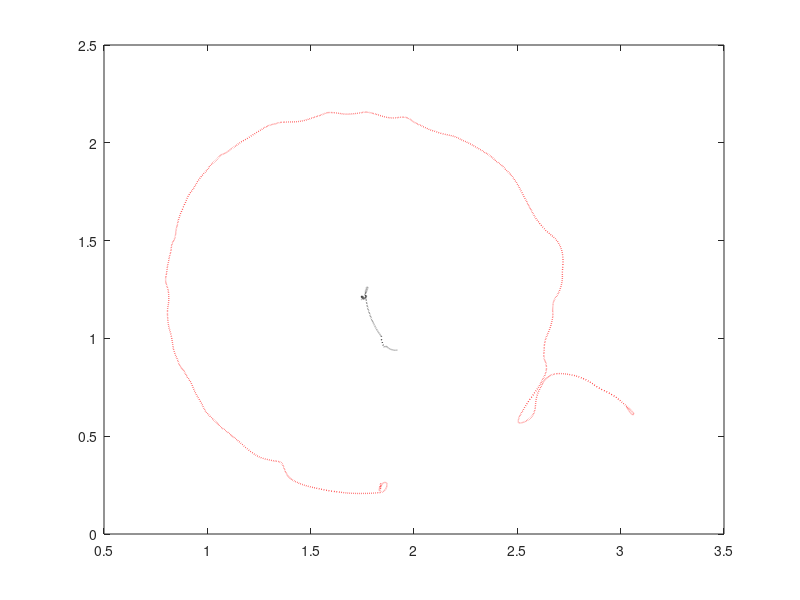

This chart was generated by the following MATLAB code: (Note: this script raises an error after producing the figure.)
%====================================================================%
%          SPOT Plotting Functions Example #2
% 
% This script shows a basic example on using the provided plotting
% functions to plot experiment data using the arm. This data is from
% the combined experiment (see, e.g., 2025 AAS/AIAA Space Flight 
% Mechanics Meeting).
% 
% Author: Courtney Savytska
% Date: September 2024
%====================================================================%

clear all
clc

%===================%
%   LOADING A FILE
%===================%
load('Example Saved Data/SuccessfulExperimentResults_Jan14_2024.mat')

%===================%
%   LOADING DATA
%===================%
start = 600;
fin = length(dataClass_rt.Time_s);

t = dataClass_rt.Time_s(start:fin);

% PhaseSpace data of BLACK
PSx = dataClass_rt.BLACK_Px_m(start:fin);
PSy = dataClass_rt.BLACK_Py_m(start:fin);
PSyaw = dataClass_rt.BLACK_Rz_rad(start:fin);

% PhaseSpace data of RED
rPSx = dataClass_rt.RED_Px_m(start:fin);
rPSy = dataClass_rt.RED_Py_m(start:fin);
rPSyaw = dataClass_rt.RED_Rz_rad(start:fin);

% ARM data
ARMq1 = dataClass_rt.ARM_Shoulder_Rz_rad(start:fin);
ARMq2 = dataClass_rt.ARM_Elbow_Rz_rad(start:fin);
ARMq3 = dataClass_rt.ARM_Wrist_Rz_rad(start:fin);

%===================%
%        PLOT
%===================%
fig = figure();

% User can specify indices to show snapshots of the platforms. Typically, 
% these would be the initial and final conditions, but can also include 
% intermediate snapshots as is shown here to display the deployment of the
% manipulator.
indices = [1,1800,3200,3700,4200];
alphas = [0.2, 0.5, 0.7, 1,1]; % transparency for each snapshot; must be same length as 'indices'

% Plotting trajectory
plot(PSx,PSy,'k:','LineWidth',1)
hold on
plot(rPSx,rPSy,'r:','LineWidth',1)

% Plotting spacecraft shapes
for ij = 1:length(indices)
    ind = indices(ij);
    alp = alphas(ij);
    
    spacecraft = DrawSpacecraft([rPSx(ind),rPSy(ind),rPSyaw(ind),5]);
    patch(spacecraft(:,1), spacecraft(:,2), 'w', 'facealpha', alp/2, 'edgecolor', 'r', 'edgealpha',alp)
    
    [shoulder,elbow,wrist] = DrawARM([rPSx(ind),rPSy(ind),rPSyaw(ind),ARMq1(ind),ARMq2(ind),ARMq3(ind)]);
    patch(shoulder(:,1), shoulder(:,2), 'w', 'facealpha', alp, 'edgecolor', 'r', 'edgealpha',alp)
    patch(elbow(:,1), elbow(:,2), 'w', 'facealpha', alp, 'edgecolor', 'r', 'edgealpha',alp)
    patch(wrist(:,1), wrist(:,2), 'w', 'facealpha', alp, 'edgecolor', 'r', 'edgealpha',alp)

    spacecraft = DrawSpacecraft([PSx(ind),PSy(ind),PSyaw(ind),2]);
    patch(spacecraft(:,1), spacecraft(:,2), 'w', 'facealpha', alp/2, 'edgecolor', 'k', 'edgealpha',alp)

end

% Create textbox
annotation(fig,'textbox',...
    [0.705166666666666 0.180952380952381 0.195428571428571 0.0825396825396831],...
    'String',{'Phase 0:','Initial Position'},...
    'HorizontalAlignment','center',...
    'FontName','Times New Roman',...
    'FitBoxToText','off',...
    'EdgeColor','none', ...
    'FontSize',9);

% Create textbox
annotation(fig,'textbox',...
    [0.10397619047619 0.542857142857147 0.195428571428571 0.0825396825396832],...
    'String',{'Phase 2:','Optimal','Manipulator','Deployment'},...
    'HorizontalAlignment','center',...
    'FontName','Times New Roman',...
    'FitBoxToText','off',...
    'EdgeColor','none', ...
    'FontSize',9);

% Create textbox
annotation(fig,'textbox',...
    [0.17088095238095 0.180952380952381 0.32757142857143 0.0825396825396838],...
    'String',{'Phase 3:','Capture and Retraction'},...
    'HorizontalAlignment','center',...
    'FontName','Times New Roman',...
    'FitBoxToText','off',...
    'EdgeColor','none', ...
    'FontSize',9);

% Create textbox
annotation(fig,'textbox',...
    [0.677785714285713 0.776190476190479 0.244238095238096 0.0825396825396831],...
    'String',{'Phase 1:','Deep Learning','Pose Determination','and Pose Tracking'},...
    'HorizontalAlignment','center',...
    'FontName','Times New Roman',...
    'FitBoxToText','off',...
    'EdgeColor','none', ...
    'FontSize',9);

xlabel('X-Position [m]')
ylabel('Y-Position [m]')
fontname(fig,"Times New Roman");
grid on
axis equal;

xlim([0 3.5])
ylim([0 2.4])

saveas(gcf,'SAMPLEFIG-example-2.pdf')


